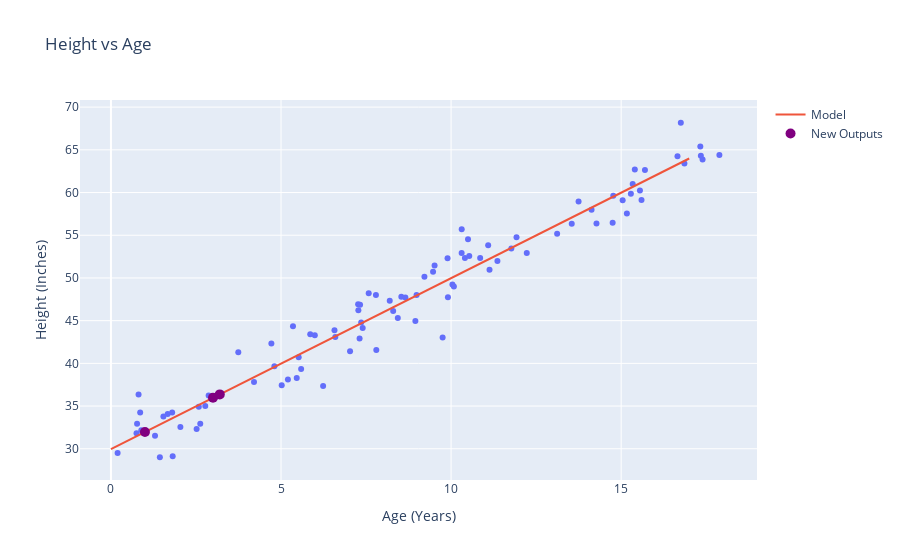

This figure's notebook cell:
### Code cell
def make_picture(train_data_filename, model, new_inp_np_arr, output_file):
    data = pd.read_pickle(train_data_filename)
    ages = data['Age']
    
    data = data[ages>0]
    ages = data['Age']
    heights = data['Height']
    x_new = np.arange(18).reshape((18, 1))
    preds  = model.predict(x_new)

    fig = px.scatter(x=ages, y=heights, title="Height vs Age", labels={'x': 'Age (Years)',
                                                                    'y': 'Height (Inches)'})
    fig.add_trace(
        go.Scatter(x=x_new.reshape(x_new.shape[0]), y=preds, mode='lines', name='Model'))

    new_preds  = model.predict(new_inp_np_arr)
    fig.add_trace(
        go.Scatter(x=new_inp_np_arr.reshape(len(new_inp_np_arr)), y=new_preds, 
                    mode='markers', marker =dict(color='purple',size=10),
                    name='New Outputs'))

    fig.write_image(output_file, width = 800)
    fig.show()


make_picture("AgesAndHeights.pkl",model, floats_string_to_np_arr('1,3,3.2,'), 'x.svg')

### Figure 1 — Plotly figure (JSON) as saved in the notebook; plotly's stock layout.template omitted (floating-point values rounded to 4 significant figures)
{"data": [{"hovertemplate": "Age (Years)=%{x}<br>Height (Inches)=%{y}<extra></extra>", "legendgroup": "", "marker": {"color": "#636efa", "symbol": "circle"}, "mode": "markers", "name": "", "orientation": "v", "showlegend": false, "type": "scatter", "x": [14.77, 3.108, 7.267, 1.815, 16.75, 5.351, 8.656, 4.206, 7.357, 1.668, 8.297, 14.75, 15.29, 16.66, 0.8592, 8.433, 11.92, 0.7683, 11.36, 1.296, 10.31, 17.39, 10.31, 6.238, 15.55, 2.773, 15.6, 7.578, 2.042, 9.907, 2.873, 1.542, 5.462, 15.04, 5.994, 4.805, 8.95, 5.02, 9.896, 5.203, 0.1957, 0.8922, 7.31, 10.85, 15.7, 0.8122, 15.4, 9.216, 8.985, 3.744, 0.7519, 6.596, 9.751, 7.401, 17.33, 10.53, 15.17, 9.47, 13.55, 7.801, 2.519, 4.717, 10.04, 11.77, 8.537, 2.584, 1.438, 10.41, 16.86, 12.22, 9.515, 10.08, 8.196, 10.5, 7.274, 11.13, 1.8, 7.79, 7.029, 5.859, 17.34, 6.572, 15.34, 17.89, 14.27, 14.13, 11.09, 13.75, 7.324, 5.592, 2.626, 5.519, 13.12], "xaxis": "x", "y": [59.63, 36.15, 46.91, 29.13, 68.17, 44.35, 47.71, 37.83, 44.79, 34.06, 46.14, 56.46, 59.87, 64.24, 34.25, 45.3, 54.75, 32.94, 52.0, 31.52, 55.7, 63.86, 52.92, 37.36, 60.23, 35.01, 59.13, 48.22, 32.56, 47.75, 36.24, 33.78, 38.29, 59.1, 43.29, 39.67, 44.95, 37.44, 52.32, 38.1, 29.51, 32.18, 42.91, 52.34, 62.64, 36.35, 62.68, 50.13, 48.01, 41.31, 31.83, 43.08, 43.04, 44.14, 65.39, 52.56, 57.54, 50.74, 56.36, 41.58, 32.3, 42.33, 49.22, 53.45, 47.8, 34.93, 29.01, 52.34, 63.39, 52.92, 51.45, 48.99, 47.33, 54.53, 46.21, 50.95, 34.25, 47.99, 41.42, 43.41, 64.31, 43.87, 60.99, 64.39, 56.36, 57.98, 53.82, 58.94, 46.86, 39.34, 32.92, 40.7, 55.18], "yaxis": "y"}, {"mode": "lines", "name": "Model", "type": "scatter", "x": [0, 1, 2, 3, 4, 5, 6, 7, 8, 9, 10, 11, 12, 13, 14, 15, 16, 17], "y": [29.96, 31.96, 33.96, 35.97, 37.97, 39.97, 41.97, 43.97, 45.97, 47.97, 49.98, 51.98, 53.98, 55.98, 57.98, 59.98, 61.98, 63.99]}, {"marker": {"color": "purple", "size": 10}, "mode": "markers", "name": "New Outputs", "type": "scatter", "x": [1, 3, 3.2], "y": [31.96, 35.97, 36.37]}], "layout": {"legend": {"tracegroupgap": 0}, "title": {"text": "Height vs Age"}, "xaxis": {"anchor": "y", "domain": [0, 1], "title": {"text": "Age (Years)"}}, "yaxis": {"anchor": "x", "domain": [0, 1], "title": {"text": "Height (Inches)"}}}}
